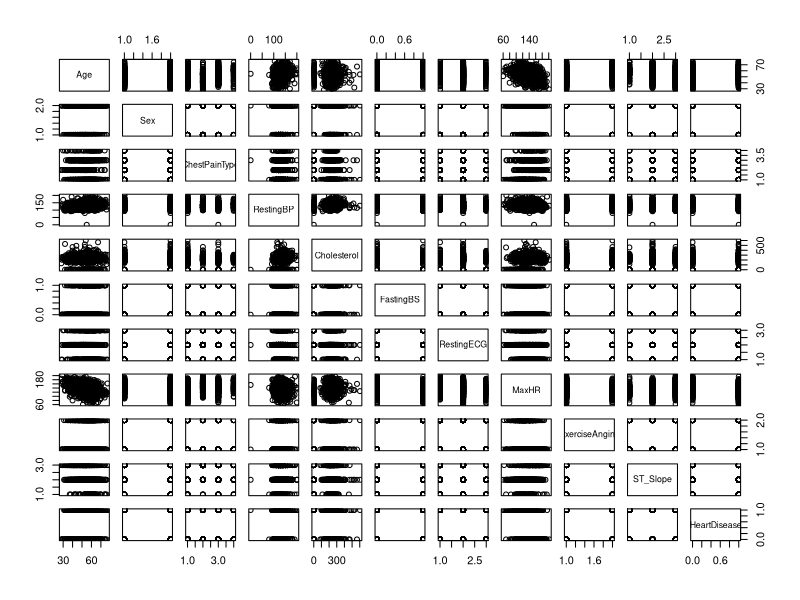

R code for this plot:
## ---- chunk 1
knitr::opts_chunk$set(echo = TRUE)
## ---- chunk 2
dataframe <- read.csv("heart.csv")
summary(dataframe)
## ---- chunk 3
plot(dataframe)
